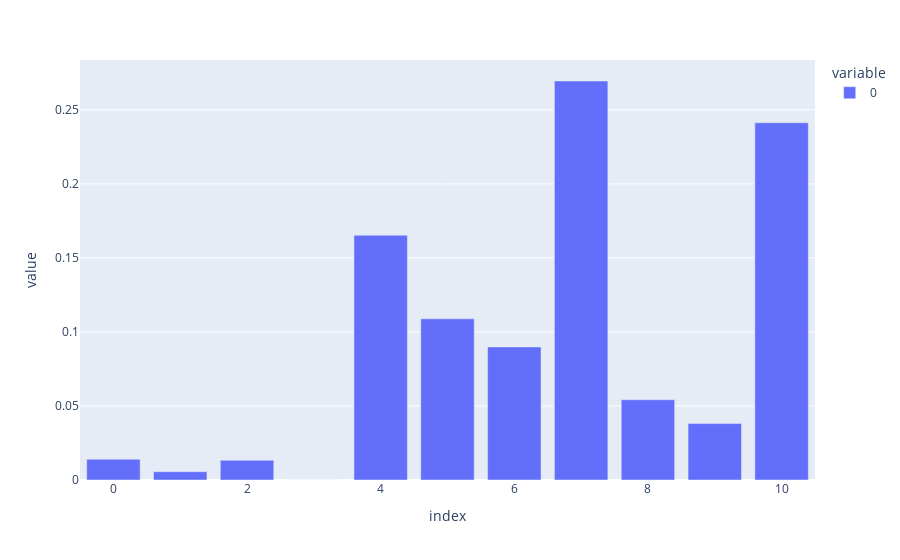

This figure's notebook cell:
### Code cell
px.bar(random.feature_importances_)

### Figure 1 — Plotly figure (JSON) as saved in the notebook; plotly's stock layout.template omitted (floating-point values rounded to 4 significant figures)
{"data": [{"alignmentgroup": "True", "hovertemplate": "variable=0<br>index=%{x}<br>value=%{y}<extra></extra>", "legendgroup": "0", "marker": {"color": "#636efa", "pattern": {"shape": ""}}, "name": "0", "offsetgroup": "0", "orientation": "v", "showlegend": true, "textposition": "auto", "x": [0, 1, 2, 3, 4, 5, 6, 7, 8, 9, 10], "xaxis": "x", "y": [0.014, 0.005585, 0.01335, 1.897e-05, 0.1653, 0.1088, 0.08988, 0.2695, 0.05421, 0.03809, 0.2413], "yaxis": "y", "type": "bar"}], "layout": {"xaxis": {"anchor": "y", "domain": [0, 1], "title": {"text": "index"}}, "yaxis": {"anchor": "x", "domain": [0, 1], "title": {"text": "value"}}, "legend": {"title": {"text": "variable"}, "tracegroupgap": 0}, "margin": {"t": 60}, "barmode": "relative"}}
